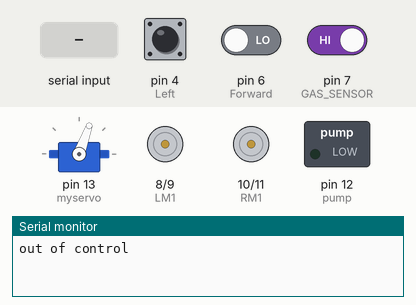
The sketch below on a simulated Arduino Uno, built with avr-gcc and run on an emulated ATmega328P. Shown: servo, motor-driver pin pairs drawn as motors (green arrow = first pin HIGH = forward, orange = second pin HIGH = backward, longer = more drive), switched loads named in the sketch (green lamp = pin HIGH), the last lines printed to the serial monitor. Dashed ring = blinking. The test bench sets the inputs (shaded band); at power-on: pin 4 (Left) LOW, pin 6 (Forward) LOW, pin 7 (GAS_SENSOR) HIGH.

Above: at 1.2 s.
1.3 s: "U" received over Serial
At 3.2 s:
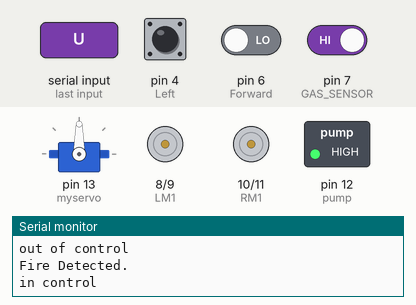
3.7 s: byte 66 (66) received over Serial
At 3.9 s:
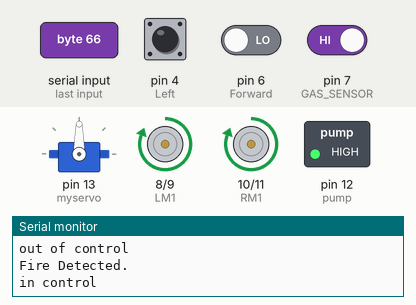
5.6 s: byte 76 (76) received over Serial
At 5.8 s:
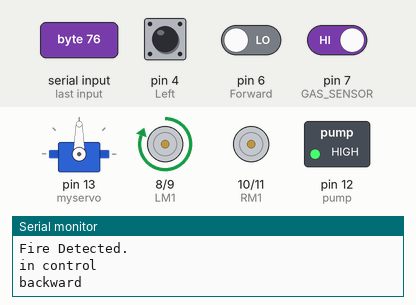
7.5 s: byte 82 (82) received over Serial
At 7.7 s:
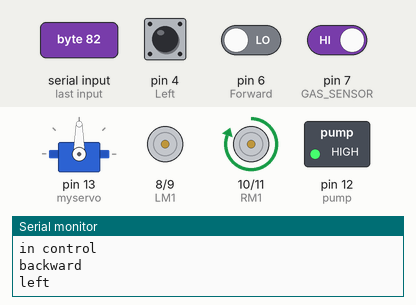
9.4 s: "u" received over Serial
At 11.89 s:
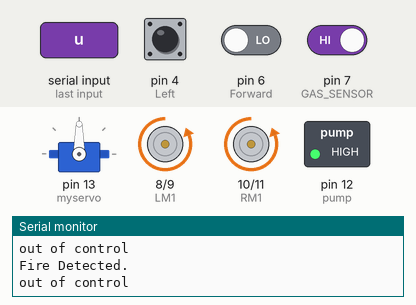
Timing chart, 0 to 20.2 s (numbered marks = the images above; inputs shaded):
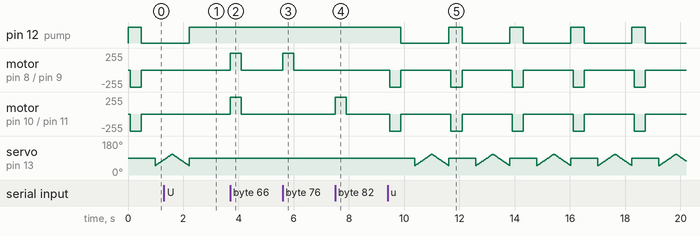

Measured:
- after the input at 1.3 s, pin 12 (pump): goes on until 2.2 s, then stays HIGH; motor on pin 8 (LM1) / pin 9 (LM2), motor on pin 10 (RM1) / pin 11 (RM2): stays stopped (without the input it goes to backward 255/255 after 0.99 s)
- after the input at 3.7 s, motor on pin 8 (LM1) / pin 9 (LM2), motor on pin 10 (RM1) / pin 11 (RM2): stopped → forward 255/255 at once, → stopped 0.40 s later
- after the input at 5.6 s, motor on pin 8 (LM1) / pin 9 (LM2): stopped → forward 255/255 at once, → stopped 0.40 s later
- after the input at 7.5 s, motor on pin 10 (RM1) / pin 11 (RM2): stopped → forward 255/255 at once, → stopped 0.40 s later
- after the input at 9.4 s, pin 12 (pump): alternates HIGH for 0.48 s and LOW for 1.7 s, starting after 0.48 s; motor on pin 8 (LM1) / pin 9 (LM2): alternates backward 255/255 for 0.40 s and stopped for 1.8 s, starting after 0.08 s

The sketch:

fire_fighting_automatic_robot.ino
```cpp
/*------ Arduino Fire Fighting Robot ver 2.0 Code by hobby project---- */

#include <Servo.h>            //include servo.h library
Servo myservo;
int pos = 0;
boolean fire = false;


int Left = 4 ;         // left sensor
int Right =5 ;        // right sensor
int Forward= 6;       //front sensor
int GAS_SENSOR =7;    //Gas sensor
int LM1 =8 ;          // left motor
int LM2 =9  ;         // left motor
int RM1 =10 ;         // right motor
int RM2 =11 ;         // right motor
int pump =12  ;       //water pumb

int Received = 0;
int received = 0;

void setup()
{

  pinMode(Left, INPUT);
  pinMode(Right, INPUT);
  pinMode(Forward, INPUT);
  pinMode(GAS_SENSOR, INPUT);
  pinMode(LM1, OUTPUT);
  pinMode(LM2, OUTPUT);
  pinMode(RM1, OUTPUT);
  pinMode(RM2, OUTPUT);
  pinMode(pump, OUTPUT);
 digitalWrite(pump,1);
  myservo.attach(13);
  myservo.write(90);
  Serial.begin(9600);

}


void loop()
{
  for(int i = 0;i<8;i++)
  {
      bluetooth();
      delay(10);
  }
Serial.println("out of control");
  myservo.write(90); //Sweep_Servo();


  if (digitalRead(Left) ==1 && digitalRead(Right)==1 && digitalRead(Forward) ==1)
    {
    delay(500);
    digitalWrite(LM1, LOW);
    digitalWrite(LM2, LOW);
    digitalWrite(RM1, LOW);
    digitalWrite(RM2, LOW);
    }
    else if (digitalRead(Forward) ==0)
    {
    digitalWrite(LM1, LOW);
    digitalWrite(LM2, HIGH);
    digitalWrite(RM1, LOW);
    digitalWrite(RM2, HIGH);
    fire = true;

    }

    else if (digitalRead(Left) ==0)
    {
    digitalWrite(LM1, LOW);
    digitalWrite(LM2, HIGH);
    digitalWrite(RM1, LOW);
    digitalWrite(RM2, HIGH);
    fire = true;
    }

    else if (digitalRead(Right) ==0)
    {
    digitalWrite(LM1, LOW);
    digitalWrite(LM2, HIGH);
    digitalWrite(RM1, LOW);
    digitalWrite(RM2, HIGH);
    fire = true;
    }
     if(digitalRead(GAS_SENSOR)== 0)
    {
     Serial.println("Gas is Detected.");
     fire = true;
    }

     while (fire == true)
     {
      put_off_fire();
      Serial.println("Fire Detected.");
     }
 }
```

a_put_off_fire.ino
```cpp
void put_off_fire()
{


    delay(400);//change this value to change the distance
    digitalWrite(LM1, LOW);
    digitalWrite(LM2, LOW);
    digitalWrite(RM1, LOW);
    digitalWrite(RM2, LOW);
    digitalWrite(pump,LOW);
    delay(500);


    for (pos = 50; pos <= 110; pos += 1) {
    myservo.write(pos);
    delay(10);
  }
  for (pos = 110; pos >= 50; pos -= 1) {
    myservo.write(pos);
    delay(10);
  }
  digitalWrite(pump,HIGH);
  myservo.write(90);
  fire=false;
}
```

b_bluetooth.ino
```cpp
void bluetooth(void)
{
    if (Serial.available() > 0)
 {
   received = Serial.read();
   Received = received;
   if(Received != 83)
   {
      if(Received == 85)  // for taking control with mobile
      {
        Serial.println("in control");
        while(true)
        {
          received = Serial.read();
          if(received == 117)      // for losing control from mobile
          {
               digitalWrite(pump,HIGH);
               Serial.println("control lost");
                break;
          }
          else if(received == 86)  // to start motor pump
          {
             digitalWrite(pump,LOW);
          }
          else if(received == 118)
          {
             digitalWrite(pump,HIGH);  // TO OFF MOTOR PUMP
          }
 //*****************************************************************
          else if(received == 70)
          {
              digitalWrite(LM1,0);
              digitalWrite(RM1,0);
              digitalWrite(LM2,1);
              digitalWrite(RM2,1);                  // for DRIVING THE CAR IN FORWARD DIRECTION
              delay(400);
              while(received == 70)
             {
                  Serial.println("forward");
                   received = Serial.read();

              }
              digitalWrite(LM1,0);
              digitalWrite(RM1,0);
              digitalWrite(LM2,0);
              digitalWrite(RM2,0);
           }
//*******************************************************************************
            else if(received == 66)
           {
               digitalWrite(LM1,1);
               digitalWrite(RM1,1);
               digitalWrite(LM2,0);
               digitalWrite(RM2,0);
               delay(400);
               while(received == 66)
              {                                      // FOR DRIVING THE CAR IN BACKWARD DIRECTION
                 Serial.println("backward");
                 received = Serial.read();

              }
              digitalWrite(LM1,0);
              digitalWrite(RM1,0);
              digitalWrite(LM2,0);
              digitalWrite(RM2,0);
            }
//******************************************************************************************
           else if(received == 76)
           {
               digitalWrite(LM1,1);
               digitalWrite(RM1,0);
               digitalWrite(LM2,0);
               digitalWrite(RM2,0);
               delay(400);
               while(received == 76)
              {                                      // FOR DRIVING THE CAR IN left DIRECTION
                 Serial.println("left");
                 received = Serial.read();

              }
              digitalWrite(LM1,0);
              digitalWrite(RM1,0);
              digitalWrite(LM2,0);
              digitalWrite(RM2,0);
            }
//*********************************************************************************************
           else if(received == 82)
           {
               digitalWrite(LM1,0);
               digitalWrite(RM1,1);
               digitalWrite(LM2,0);
               digitalWrite(RM2,0);
               delay(400);
               while(received == 82)
              {                                      // FOR DRIVING THE CAR IN right DIRECTION
                 Serial.println("right");
                 received = Serial.read();

              }
              digitalWrite(LM1,0);
              digitalWrite(RM1,0);
              digitalWrite(LM2,0);
              digitalWrite(RM2,0);
            }
        }
      }
   }

 }

}
```
